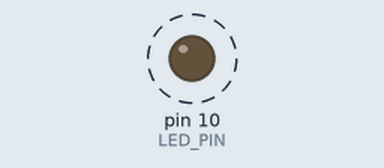
Simulated run of this sketch. Board: Arduino Uno, built with avr-gcc and run on an emulated ATmega328P. On the bench: output pins drawn as LEDs (lit = HIGH). Dashed ring = blinking.

Above: at 0.5 s.
Timing chart, 0 to 3.0 s (numbered marks = the images above):
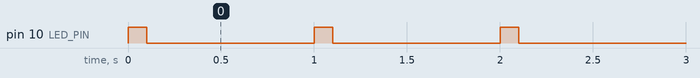

Measured:
- by itself, pin 10 (LED_PIN): alternates HIGH for 0.10 s and LOW for 0.90 s

The sketch:

sketch.ino
```cpp
#define LED_PIN 10

void setup()
{
    pinMode(LED_PIN, OUTPUT);
}

void loop()
{
    digitalWrite(LED_PIN, HIGH);
    delay(100);
    digitalWrite(LED_PIN, LOW);
    delay(900);
}
```
